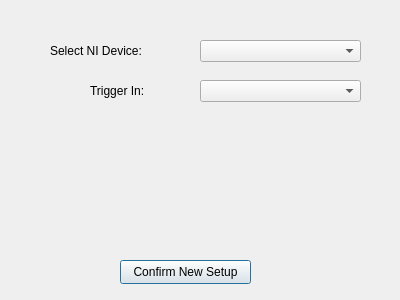
<?xml version="1.0" encoding="UTF-8"?>
<ui version="4.0">
 <class>AdvancedSetupDialog</class>
 <widget class="QDialog" name="AdvancedSetupDialog">
  <property name="geometry">
   <rect>
    <x>0</x>
    <y>0</y>
    <width>400</width>
    <height>300</height>
   </rect>
  </property>
  <property name="windowTitle">
   <string>Advanced Setup</string>
  </property>
  <widget class="QComboBox" name="nidevicelist">
   <property name="geometry">
    <rect>
     <x>200</x>
     <y>40</y>
     <width>161</width>
     <height>22</height>
    </rect>
   </property>
  </widget>
  <widget class="QLabel" name="label">
   <property name="geometry">
    <rect>
     <x>50</x>
     <y>40</y>
     <width>111</width>
     <height>21</height>
    </rect>
   </property>
   <property name="text">
    <string>Select NI Device:</string>
   </property>
  </widget>
  <widget class="QPushButton" name="updatesetupbtn">
   <property name="geometry">
    <rect>
     <x>120</x>
     <y>260</y>
     <width>131</width>
     <height>24</height>
    </rect>
   </property>
   <property name="text">
    <string>Confirm New Setup</string>
   </property>
  </widget>
  <widget class="QLabel" name="label_2">
   <property name="geometry">
    <rect>
     <x>90</x>
     <y>80</y>
     <width>71</width>
     <height>21</height>
    </rect>
   </property>
   <property name="text">
    <string>Trigger In:</string>
   </property>
  </widget>
  <widget class="QComboBox" name="triggerInModeList">
   <property name="geometry">
    <rect>
     <x>200</x>
     <y>80</y>
     <width>161</width>
     <height>22</height>
    </rect>
   </property>
  </widget>
 </widget>
 <resources/>
 <connections/>
</ui>
